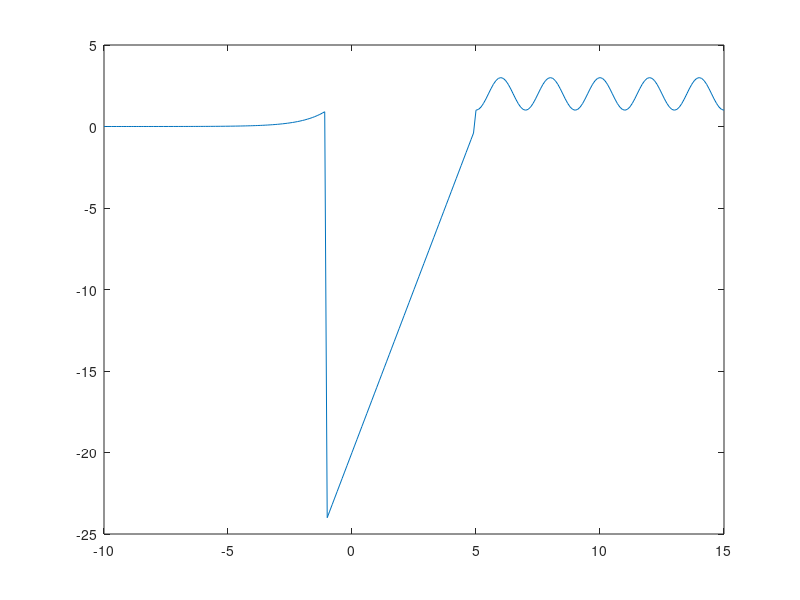

Write the MATLAB code that produced this figure.
%% If for example
clear 
clc

x = -10:.1:15;

for i = 1:length(x);
    if x(i)<-1;
        y(i) = exp(x(i)+1);
    elseif x(i)>=-1 & x(i)<5;
        y(i) = 4*(x(i)-5);
    else x(i) > 5;
        y(i) = 2+cos(pi*x(i));
    end
end
plot(x,y)
        
    